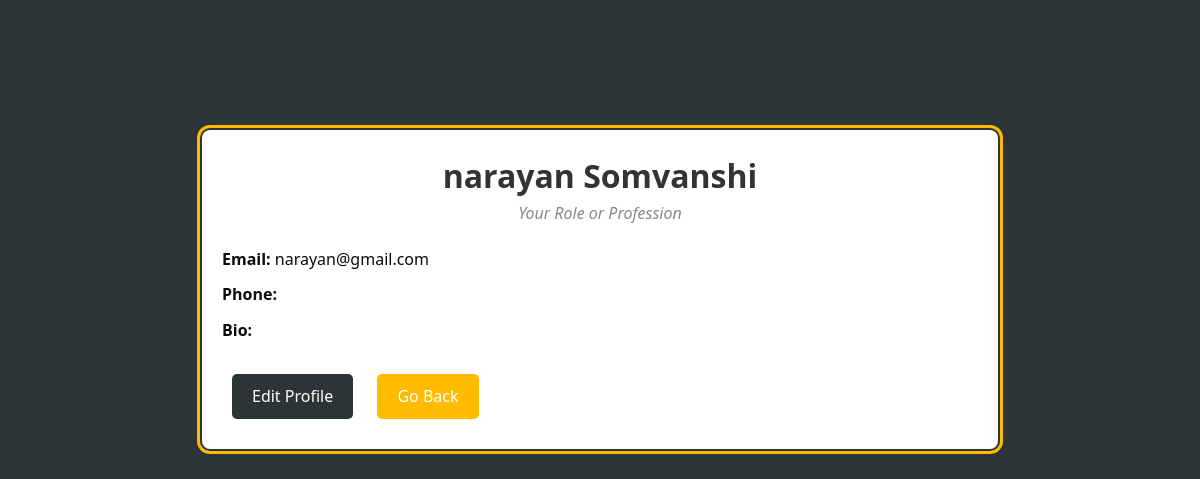
The page /accounts/profile/0/ on the database its author committed.
### useraccount/models.py (models this page shows)
class User(models.Model):
    first_name=models.CharField(max_length=100)
    last_name=models.CharField(max_length=100)
    email=models.EmailField(unique=True)
    password=models.CharField(max_length=100)

### useraccount/views.py (the view)
# urls.py: path('profile/<int:user_id>/', views.profile, name='profile'),
def profile(request,user_id):
    user = User.objects.get(id=user_id)
    return render(request, 'profile.html', {'user': user})

### templates/profile.html (shortened to what this page needs)
<!DOCTYPE html>
<html lang="en">
<head>
    <link rel="stylesheet" href="/static/css/profile.css">
</head>
<body>
    <div class="profile-container">
        <div class="profile-header">
            <h1>{{ user.first_name }} {{ user.last_name }}</h1>
            <p class="role">Your Role or Profession</p>
        </div>
        <div class="profile-info">
            <p><strong>Email:</strong> {{ user.email }}</p>
            <p><strong>Phone:</strong> {{ user.phone }}</p>
            <p><strong>Bio:</strong> {{ user.bio }}</p>
        </div>
        <div class="profile-actions">
            <a href="{% url 'editprofile' user.id %}" class="edit-profile-btn">Edit Profile</a>
            <a href="{% url 'afterlogin' user.id %}" class="go-back-btn">Go Back</a>
        </div>
    </div>
</body>
</html>

### static/css/profile.css (style rules this page uses)
* { box-sizing: border-box; margin: 0; padding: 0; }
body { font-family: 'Segoe UI', Tahoma, Geneva, Verdana, sans-serif; background-color: #2d3436; color: #333; line-height: 1.6; }
.profile-container { max-width: 800px; margin: 40px auto; padding: 20px; margin-top: 128px; background-color: #fff; border: 2px solid #2d3436; border-radius: 10px; box-shadow: 0 0 0 3px #ffbb00; }
.profile-header { text-align: center; margin-bottom: 20px; }
.role { color: #888; font-style: italic; }
.profile-info p { margin-bottom: 10px; color: #0b0b0b; }
.edit-profile-btn , .go-back-btn { display: inline-block; margin: 10px; padding: 10px 20px; border: none; border-radius: 5px; cursor: pointer; color: #fff; text-decoration: none; }
.edit-profile-btn { background-color: #2d3436; }
.go-back-btn { background-color: #ffbb00; }

### rows shown on the page
User: first_name "narayan", last_name "Somvanshi", email "narayan@gmail.com"
